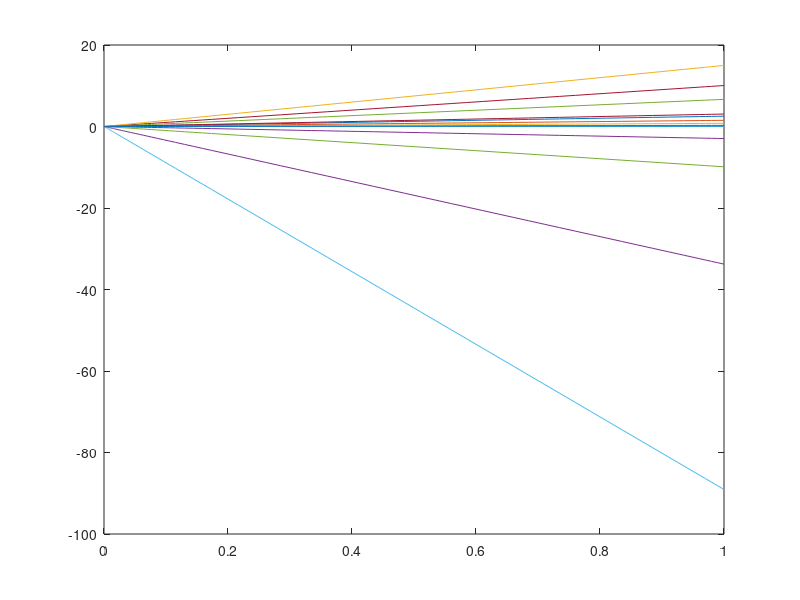

The MATLAB script that drew this image:
clear all;
clc;

%Parameter of interest
%NDF = neutral detergent fibers (structural fibers)

%Numerical Parameters from paper

%Constants
Ka_CO2=5.13e-7;
Ka_NH4=1.44e-9;
Ka_VFA=1.74e-5;
KH_CO2=2.46e-2;
KH_CH4=1.1e-3;
KH_H2=7.23e-4;
Kw=2.75e-14;
P=1.01325;%bar
T=312.15;%K
V=0.03;%L
w_aa=134;
w_ac=60.05;
w_bu=88.1;
w_mb=113;
w_pr=74.08;
w_su=180.16;

%Estimated Parameters
kL_a=1.07;
s_cat=0.14;
f_ch_x=0.2;
f_pro_x=0.55;
k_d=8.33e-4;
k_hyd_NDF=0.05;
k_hyd_NSC=0.2;
k_hyd_pro=0.22;
k_s_su=9e-3;
k_m_su=0.99;
k_s_IN=2e-4;
Y_su=2e-4;
lambda1=0.43;
lambda2=0.29;
lambda3=0.28;
k_s_aa=6.4e-3;
k_m_aa=1.98;
Y_aa=0.31;
sigma_ac_aa=0.67;
sigma_bu_aa=0.24;
sigma_pr_aa=0.062;
sigma_H2_aa=0.82;
sigma_IC2_aa=0.88;
k_s_H2=5.84e-6;
k_m_H2=13.93;
Y_H2=0.0016;

% Initial Conditions
z_NDF_0 = 0;
z_NSC_0 = 0;
z_pro_0 = 0;
s_su_0 = 0;
s_aa_0 = 0;
s_H2_0 = 0; 
s_ac_0 = 0;
s_bu_0 = 0;
s_pr_0 = 0;
s_IN_0 = 0;
s_IC_0 = 0;
s_CH4_0 = 0;
x_su_0 = 0;
x_aa_0 = 0;
x_H2_0 = 0;

%Made-up numbers
s_IN = 1;
s_su = 2;
x_su = 3;
s_aa = 4;
x_aa = 5;
s_H2 = 6;
x_H2 = 7;
pg_H2 = 8;
P_T_CH4 = 9;
P_T_CO2 = 10;

%Kinetic Rates

I_IN = s_IN;
P_NDF = k_hyd_NDF * z_NDF_0;
P_NSC = k_hyd_NSC * z_NSC_0;
P_pro = k_hyd_pro * z_pro_0;
P_su = k_m_su * (s_su / (k_s_su + s_su)) * x_su; % Needs I_IN (y(10))
P_aa = k_m_aa * (s_aa / (k_s_aa + s_aa)) * x_aa;
P_H2 = k_m_H2 * (s_H2 / (k_s_H2 + s_H2)) * x_H2; % Needs I_IN (y(10))
P_x_su = k_d * x_su;
P_x_aa = k_d * x_aa;
P_x_H2 = k_d * x_H2;
P_T_H2 = kL_a*(s_H2-KH_H2*pg_H2);

% Equations from paper
f_su = 1 - (5/6) * Y_su;
Y_ac_su = f_su * (2 * lambda1 + (2/3) * lambda2);
Y_bu_su = f_su * lambda3;
Y_pr_su = f_su * (4/3) * lambda2;
Y_H2_su = f_su * (4 * lambda1 + 2 * lambda3);
Y_IN_su = -Y_su;
Y_IC_su = f_su * (2 * lambda1 + (2/3) * lambda2 + 2 * lambda3);
f_H2 = 1 - 10 * Y_H2;
Y_CH4_H2 = f_H2 * 0.25;
Y_IC_H2 = ((-0.25 * f_H2) + 0.5 * (1 - f_H2));
Y_IN_H2 = -Y_H2;
Y_H2_aa = (1 - Y_H2) * sigma_H2_aa;
Y_ac_aa = (1 - Y_ac_su) * sigma_ac_aa;
Y_bu_aa = (1 - Y_bu_su) * sigma_bu_aa;
Y_pr_aa = (1 - Y_pr_su) * sigma_pr_aa;
Y_IN_aa = 1 - Y_aa;
Y_IC_aa = (1 - Y_IC_su) * sigma_IC2_aa;
Y_IN = Y_IN_su;

%Petersen Matrix
pm = [-1, 0, 0, 1/w_su, 0, 0, 0, 0, 0, 0, 0, 0, 0, 0, 0;
      0, -1, 0, 1/w_su, 0, 0, 0, 0, 0, 0, 0, 0, 0, 0, 0;
      0, 0, -1, 0, 1, 0, 0, 0, 0, 0, 0, 0, 0, 0, 0;
      0, 0, 0, -1, 0, Y_H2_su, Y_ac_su, Y_bu_su, Y_pr_su, Y_IN_su, Y_IC_su, 0, Y_su, 0, 0;
      0, 0, 0, 0, -1, Y_H2_aa, Y_ac_aa, Y_bu_aa, Y_pr_aa, Y_IN_aa, Y_IC_aa, 0, 0, Y_aa, 0;
      0, 0, 0, 0, 0, -1, 0, 0, 0, Y_IN_H2, Y_IC_H2, Y_CH4_H2, 0, 0, Y_H2;
      0, f_ch_x*w_mb, f_pro_x*w_mb, 0, 0, 0, 0, 0, 0, 0, 0, 0, -1, 0, 0;
      0, f_ch_x*w_mb, f_pro_x*w_mb, 0, 0, 0, 0, 0, 0, 0, 0, 0, 0, -1, 0;
      0, f_ch_x*w_mb, f_pro_x*w_mb, 0, 0, 0, 0, 0, 0, 0, 0, 0, 0, 0, -1];

y0 = [z_NDF_0, z_NSC_0, z_pro_0, s_su_0, s_aa_0, s_H2_0, s_ac_0, s_bu_0, s_pr_0, s_IN_0, s_IC_0, s_CH4_0, x_su_0, x_aa_0, x_H2_0];

Sz = size(pm)
Sz = size(y0)

tspan=[0,1];
% WARNING: Make sure P_su and P_H2 are multiplied by y(10)
odeFunction = @(t,y) [
    -P_NDF;
    -P_NSC+(f_ch_x*w_mb)*(P_x_su+P_x_aa+P_x_H2);
    -P_pro+(f_pro_x*w_mb)*(P_x_su+P_x_aa+P_x_H2);
    (P_NDF/w_su)+(P_NSC/w_su)-P_su*(y(10)/(y(10)+k_s_IN));
    (P_pro/w_aa)-P_aa;
    Y_H2_aa*P_aa+Y_H2_su*P_su*(y(10)/(y(10)+k_s_IN))-P_H2*(y(10)/(y(10)+k_s_IN))-P_T_H2;
    Y_ac_su*P_aa+Y_ac_aa*P_aa;
    Y_bu_su*P_su+Y_bu_aa*P_aa;
    Y_pr_su*P_su+Y_pr_aa*P_aa;
    Y_CH4_H2*P_H2-P_T_CH4;
    Y_IC_aa*P_aa+Y_IC_su*P_su+Y_IC_H2*P_H2-P_T_CO2;
    Y_IN_aa*P_aa+Y_IN_su*P_su+Y_IN_H2*P_H2;
    Y_su*P_su-P_x_su;
    Y_aa*P_aa-P_x_aa;
    Y_H2*P_H2-P_x_H2;
]
[t,y] = ode45(odeFunction, tspan, y0);

plot(t,y);
